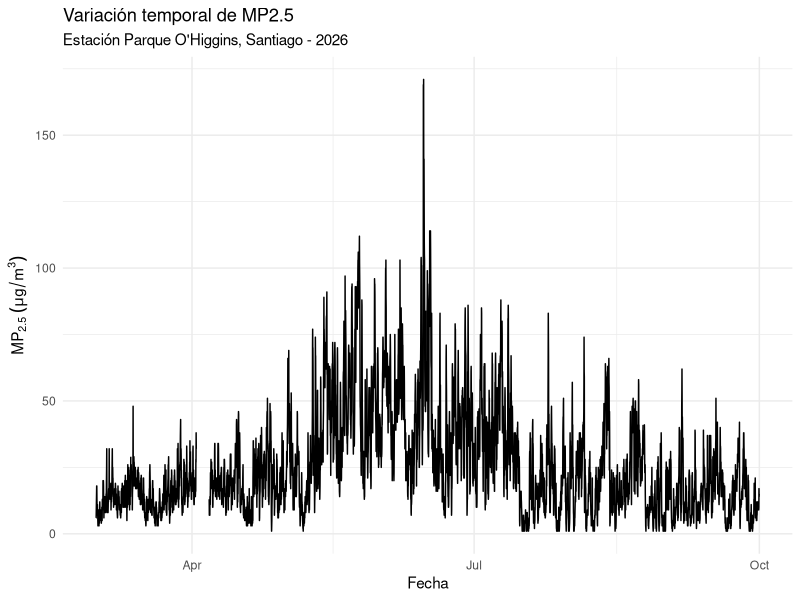
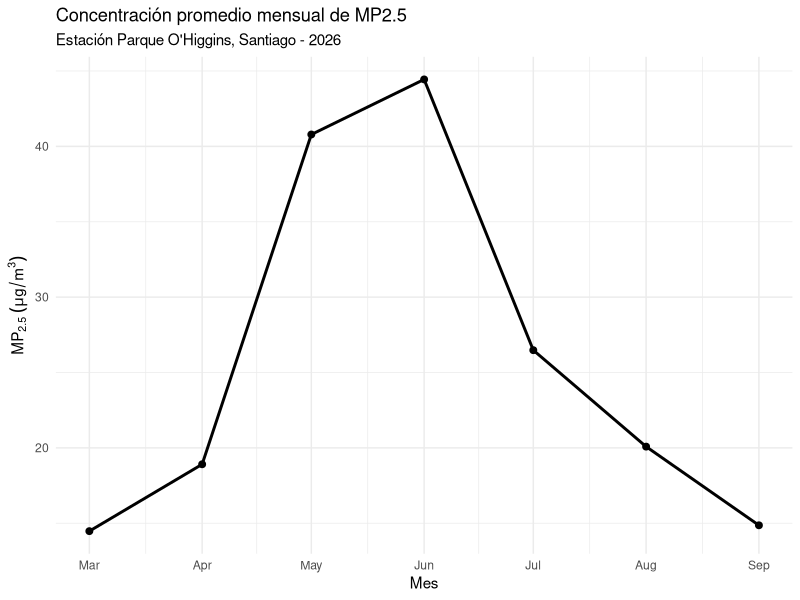
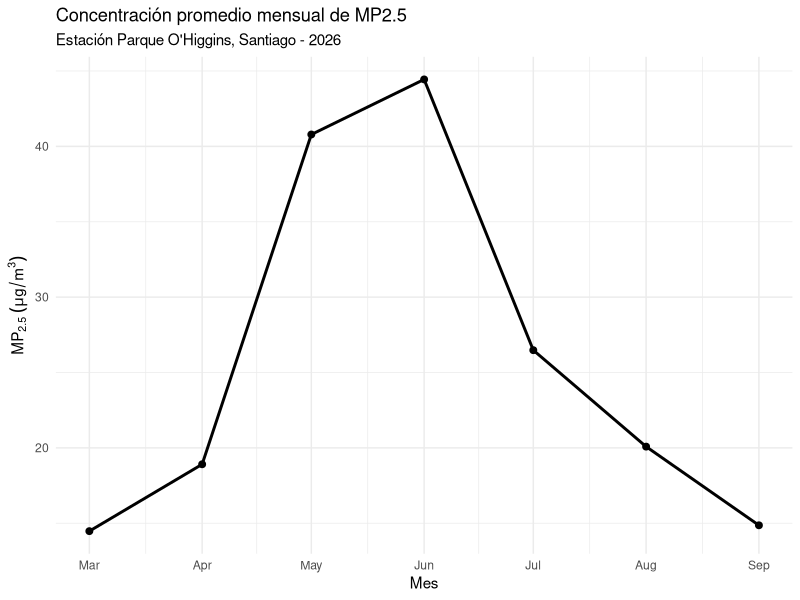

The R source for these figures, in order:
# Análisis exploratorio de datos de MP2.5
# Estación Parque O'Higgins - SINCA
# Año 2026

library(tidyverse)

setwd("C:/Users/windows/Documents/proyecto-mp2.5-santiago")
getwd()

# Importar datos
datos_mp25 <- read_delim(
  "datos/sinca/SINCA_Parque_OHiggins_MP25_2026.csv",
  delim = ";"
)

# Explorar la estructura de los datos
glimpse(datos_mp25)

# Resumen estadístico inicial
summary(datos_mp25)

# Preparar los datos para el análisis

datos_mp25 <- datos_mp25 %>%
  select(-...6) %>%
  mutate(
    mp25 = coalesce(
      `Registros validados`,
      `Registros preliminares`,
      `Registros no validados`
    )
  )

# Resumen de la concentración de MP2.5
summary(datos_mp25$mp25)

# Cantidad de datos ausentes de MP2.5
sum(is.na(datos_mp25$mp25))

# Crear variable de fecha y hora

datos_mp25 <- datos_mp25 %>%
  mutate(
    fecha_hora = ymd_hm(
      paste(
        `FECHA (YYMMDD)`,
        `HORA (HHMM)`
      )
    )
  )

glimpse(datos_mp25$fecha_hora)

# Visualización de la serie temporal de MP2.5

ggplot(datos_mp25, aes(x = fecha_hora, y = mp25)) +
  geom_line(na.rm = TRUE) +
  labs(
    title = "Variación temporal de MP2.5",
    subtitle = "Estación Parque O'Higgins, Santiago - 2026",
    x = "Fecha",
    y = expression("MP"[2.5]~(mu*g/m^3))
  ) +
  theme_minimal()
# Calcular promedios mensuales de MP2.5

mp25_mensual <- datos_mp25 %>%
  mutate(mes = floor_date(fecha_hora, "month")) %>%
  group_by(mes) %>%
  summarise(
    promedio_mp25 = mean(mp25, na.rm = TRUE)
  )

mp25_mensual

# Visualizar el promedio mensual de MP2.5

ggplot(mp25_mensual, aes(x = mes, y = promedio_mp25)) +
  geom_line(linewidth = 1) +
  geom_point(size = 2) +
  labs(
    title = "Concentración promedio mensual de MP2.5",
    subtitle = "Estación Parque O'Higgins, Santiago - 2026",
    x = "Mes",
    y = expression("MP"[2.5]~(mu*g/m^3))
  ) +
  scale_x_datetime(date_breaks = "1 month", date_labels = "%b") +
  theme_minimal()
View(datos_mp25)

ggplot(mp25_mensual, aes(x = mes, y = promedio_mp25)) +
  geom_line(linewidth = 1) +
  geom_point(size = 2) +
  labs(
    title = "Concentración promedio mensual de MP2.5",
    subtitle = "Estación Parque O'Higgins, Santiago - 2026",
    x = "Mes",
    y = expression("MP"[2.5]~(mu*g/m^3))
  ) +
  scale_x_datetime(date_breaks = "1 month", date_labels = "%b") +
  theme_minimal()
